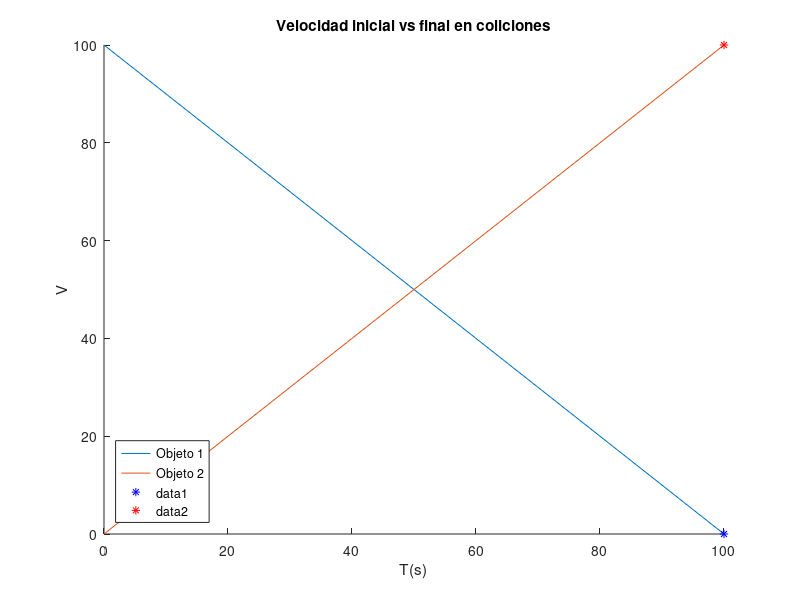

MATLAB code to generate this figure:
v1= 100;
m1 = 500;
v2=0;
m2 = 500;
vf1 = (m1-m2)/(m1+m2)*v1;
vf2=((2*m1)/(m1+m2))*v1;

hold on
plot([0,100],[v1,vf1]);
hold on
plot([0,100],[v2,vf2]);
hold on
title('Velocidad inicial vs final en coliciones');
xlabel('T(s)');
ylabel('V') ;
legend({'Objeto 1','Objeto 2'},'Location','southwest')
hold on
plot(v1,vf1,'b*');
plot(v1,vf2,'r*');

fprintf("La velocidad en 1 es: %.2f\n",vf1);
fprintf("La velocidad en 2 es: %.2f\n",vf2);

